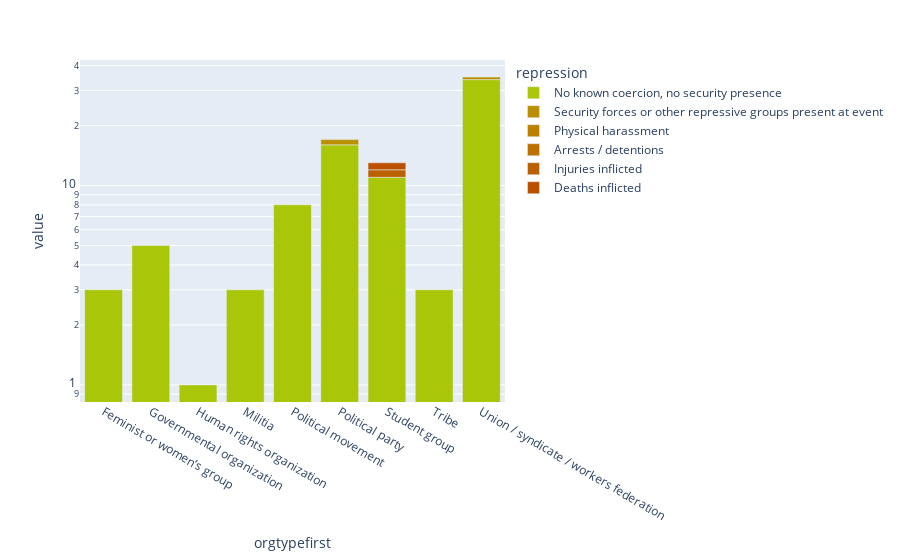

Notebook source saved alongside this figure:
### Code cell
color_dict= col_func(no_orga_df)

fig = px.bar(no_orga_df, log_y=True, color_discrete_map=color_dict)
plt.savefig('orga_repress.png')
fig.show()

### Figure 1 — Plotly figure (JSON) as saved in the notebook; plotly's stock layout.template omitted (floating-point values rounded to 4 significant figures)
{"data": [{"alignmentgroup": "True", "hovertemplate": "repression=No known coercion, no security presence<br>orgtypefirst=%{x}<br>value=%{y}<extra></extra>", "legendgroup": "No known coercion, no security presence", "marker": {"color": "#A9C609", "pattern": {"shape": ""}}, "name": "No known coercion, no security presence", "offsetgroup": "No known coercion, no security presence", "orientation": "v", "showlegend": true, "textposition": "auto", "type": "bar", "x": ["Feminist or women’s group", "Governmental organization", "Human rights organization", "Militia", "Political movement", "Political party", "Student group", "Tribe", "Union / syndicate / workers federation"], "xaxis": "x", "y": [3, 5, 1, 3, 8, 16, 11, 3, 34], "yaxis": "y"}, {"alignmentgroup": "True", "hovertemplate": "repression=Security forces or other repressive groups present at event<br>orgtypefirst=%{x}<br>value=%{y}<extra></extra>", "legendgroup": "Security forces or other repressive groups present at event", "marker": {"color": "#BB9000", "pattern": {"shape": ""}}, "name": "Security forces or other repressive groups present at event", "offsetgroup": "Security forces or other repressive groups present at event", "orientation": "v", "showlegend": true, "textposition": "auto", "type": "bar", "x": ["Feminist or women’s group", "Governmental organization", "Human rights organization", "Militia", "Political movement", "Political party", "Student group", "Tribe", "Union / syndicate / workers federation"], "xaxis": "x", "y": [null, null, null, null, null, 1, null, null, 1], "yaxis": "y"}, {"alignmentgroup": "True", "hovertemplate": "repression=Physical harassment<br>orgtypefirst=%{x}<br>value=%{y}<extra></extra>", "legendgroup": "Physical harassment", "marker": {"color": "#BB8000", "pattern": {"shape": ""}}, "name": "Physical harassment", "offsetgroup": "Physical harassment", "orientation": "v", "showlegend": true, "textposition": "auto", "type": "bar", "x": ["Feminist or women’s group", "Governmental organization", "Human rights organization", "Militia", "Political movement", "Political party", "Student group", "Tribe", "Union / syndicate / workers federation"], "xaxis": "x", "y": [null, null, null, null, null, null, null, null, null], "yaxis": "y"}, {"alignmentgroup": "True", "hovertemplate": "repression=Arrests / detentions<br>orgtypefirst=%{x}<br>value=%{y}<extra></extra>", "legendgroup": "Arrests / detentions", "marker": {"color": "#BB7000", "pattern": {"shape": ""}}, "name": "Arrests / detentions", "offsetgroup": "Arrests / detentions", "orientation": "v", "showlegend": true, "textposition": "auto", "type": "bar", "x": ["Feminist or women’s group", "Governmental organization", "Human rights organization", "Militia", "Political movement", "Political party", "Student group", "Tribe", "Union / syndicate / workers federation"], "xaxis": "x", "y": [null, null, null, null, null, null, null, null, null], "yaxis": "y"}, {"alignmentgroup": "True", "hovertemplate": "repression=Injuries inflicted<br>orgtypefirst=%{x}<br>value=%{y}<extra></extra>", "legendgroup": "Injuries inflicted", "marker": {"color": "#BB6000", "pattern": {"shape": ""}}, "name": "Injuries inflicted", "offsetgroup": "Injuries inflicted", "orientation": "v", "showlegend": true, "textposition": "auto", "type": "bar", "x": ["Feminist or women’s group", "Governmental organization", "Human rights organization", "Militia", "Political movement", "Political party", "Student group", "Tribe", "Union / syndicate / workers federation"], "xaxis": "x", "y": [null, null, null, null, null, null, 1, null, null], "yaxis": "y"}, {"alignmentgroup": "True", "hovertemplate": "repression=Deaths inflicted<br>orgtypefirst=%{x}<br>value=%{y}<extra></extra>", "legendgroup": "Deaths inflicted", "marker": {"color": "#BB5000", "pattern": {"shape": ""}}, "name": "Deaths inflicted", "offsetgroup": "Deaths inflicted", "orientation": "v", "showlegend": true, "textposition": "auto", "type": "bar", "x": ["Feminist or women’s group", "Governmental organization", "Human rights organization", "Militia", "Political movement", "Political party", "Student group", "Tribe", "Union / syndicate / workers federation"], "xaxis": "x", "y": [null, null, null, null, null, null, 1, null, null], "yaxis": "y"}], "layout": {"barmode": "relative", "legend": {"title": {"text": "repression"}, "tracegroupgap": 0}, "margin": {"t": 60}, "xaxis": {"anchor": "y", "domain": [0, 1], "title": {"text": "orgtypefirst"}}, "yaxis": {"anchor": "x", "domain": [0, 1], "title": {"text": "value"}, "type": "log"}}}
